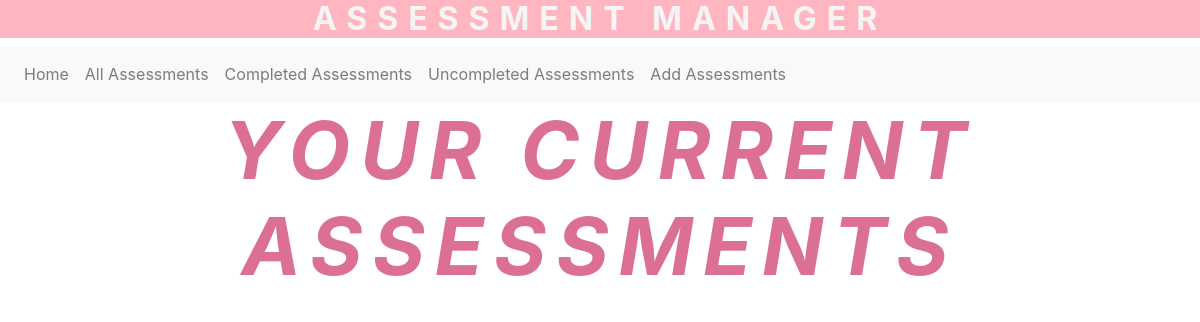
/all, run on an earlier commit of the app's database.
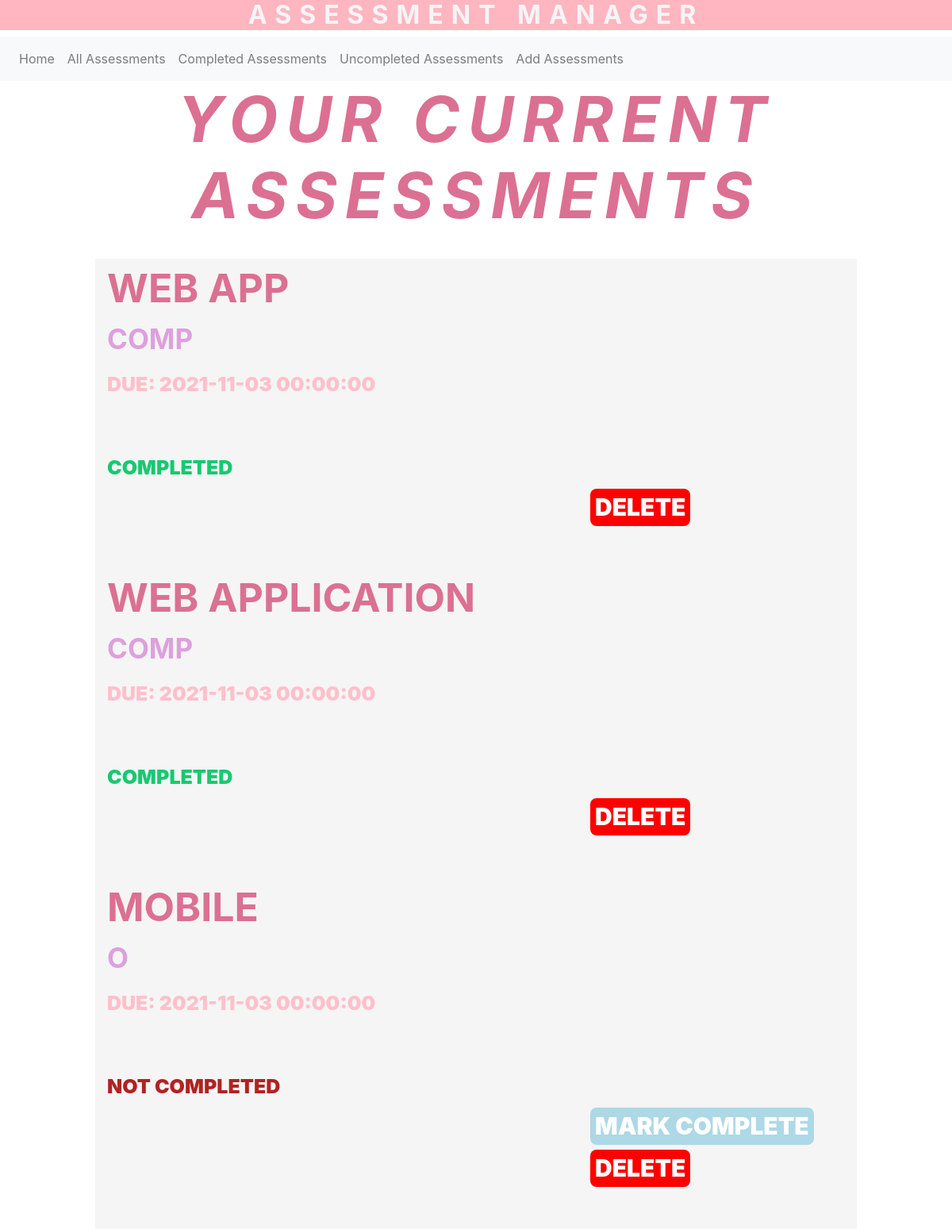
And on a later commit of the database.
### app/models.py (models this page shows)
class Assessment(db.Model):
    name = db.Column(db.String(20), primary_key = True)
    module = db.Column(db.String(20), index = True)
    date = db.Column(db.DateTime)
    description = db.Column(db.String(500), index = True)
    completed = db.Column(db.Boolean)

### app/views.py (the view, shortened to what this page needs)
@app.route('/all', methods = ['GET', 'POST'])
def all():
    database = models.Assessment.query.all()
    testname = request.form.get('assessmentName')
    delete = request.form.get('delete')
    complete = request.form.get('complete')
    return render_template("banner_templates/all.html", database = database)

### app/templates/banner_templates/all.html (shortened to what this page needs)
<!DOCTYPE html>
<html>
  <head>
    <link rel="stylesheet" href="https://stackpath.bootstrapcdn.com/bootstrap/4.2.1/css/bootstrap.min.css">
  </head>
  <div>
      <h2>ASSESSMENT MANAGER</h2>
    </div>
  <body>
   <nav class="navbar navbar-expand-sm navbar-light bg-light">
      <div class="collapse navbar-collapse" id="navbarSupportedContent">
        <ul class="navbar-nav mr-auto">
          <li class="nav-item"><a class="nav-link" href="/">Home <span class="sr-only">(current)</span></a></li>
          <li class="nav-item"><a class="nav-link" href="/all">All Assessments</a></li>
          <li class="nav-item"><a class="nav-link" href="/completed">Completed Assessments</a></li>
          <li class="nav-item"><a class="nav-link" href="/uncompleted">Uncompleted Assessments</a></li>
          <li class="nav-item"><a class="nav-link" href="/add">Add Assessments</a></li>
        </ul>
      </div>
    </nav>
    <div id=cent>
      <h3>
        YOUR CURRENT ASSESSMENTS
      </h3>
    </div>
    <br style = "margin: 20px;">
    <div>
        {% for p in database %}
          <div  class= "box">
            <h7>{{ p.name }}</h7> <br style = "margin: 0px;">
            <h7 style = "color: plum; font-size: 35px;">{{ p.module }}</h8> <br style = "margin: 0px;">
            <h8>Due: {{ p.date }}</h8> <br style = "margin: 0px;">
            <h8 style="text-transform:none;">{{ p.description }}</h8> <br style = "margin: 0px;">
            {% if p.completed == True %}
            <h8 style="color:rgb(23, 201, 112); text-transform:uppercase;">Completed</h8>
            {% else %}
            <h8 style="color:firebrick; text-transform: uppercase;">Not completed</h8>
            {% endif %}
            <br style = "margin: 0px;">
              <div style = "margin-left: 65%; margin-right: 5%">
                  <form action ="{{ url_for('all') }}" method="post">
                    {% if p.completed == False %}
                    <input type = "submit" class = "button" name = "complete" value = "MARK COMPLETE">
                {% endif %}
                      <input type = "submit" style="background-color: red;" class = "button" name = "delete" value = "DELETE">
                  </form>
              </div>
            <br style = "margin: 20px;">
          </div>
        {% endfor %}
    </div>
  </body>
</html>

### app/templates/banner_templates/all.html (style rules this page uses)
h2 { text-align: center; background-color: lightpink; color: whitesmoke; font-weight: bolder; letter-spacing: 10px; font-stretch: expanded; }
h3 { text-align: center; background-color: white; color: palevioletred; font-weight: bolder; font-style: italic; font-size: 80px; letter-spacing: 10px; font-stretch: ultra-expanded; }
#cent { min-height: 10vh; display: flex; justify-content: center; align-items: center; }
h7 { margin-left: 15px; color: palevioletred; text-transform: uppercase; font-size: 50px; font-weight: bolder; }
h8 { margin-left: 15px; color: pink; font-size: 25px; font-weight: bolder; }
.box { margin-left: 10vw; width: 80vw; background-color: whitesmoke; }
.button { font-size: 30px; color:white; font-weight: bolder; background-color: lightblue; border: none; display: inline-block; text-decoration: none; border-radius: 8px; }

What changed in the data, as far as the page shows it:
added Assessment: name "WEB APP", module "COMP", date "2021-11-03 00:00:00", completed "COMPLETED"
added Assessment: name "WEB APPLICATION", module "COMP", date "2021-11-03 00:00:00", completed "COMPLETED"
added Assessment: name "MOBILE", module "O", date "2021-11-03 00:00:00", completed "NOT COMPLETED"
